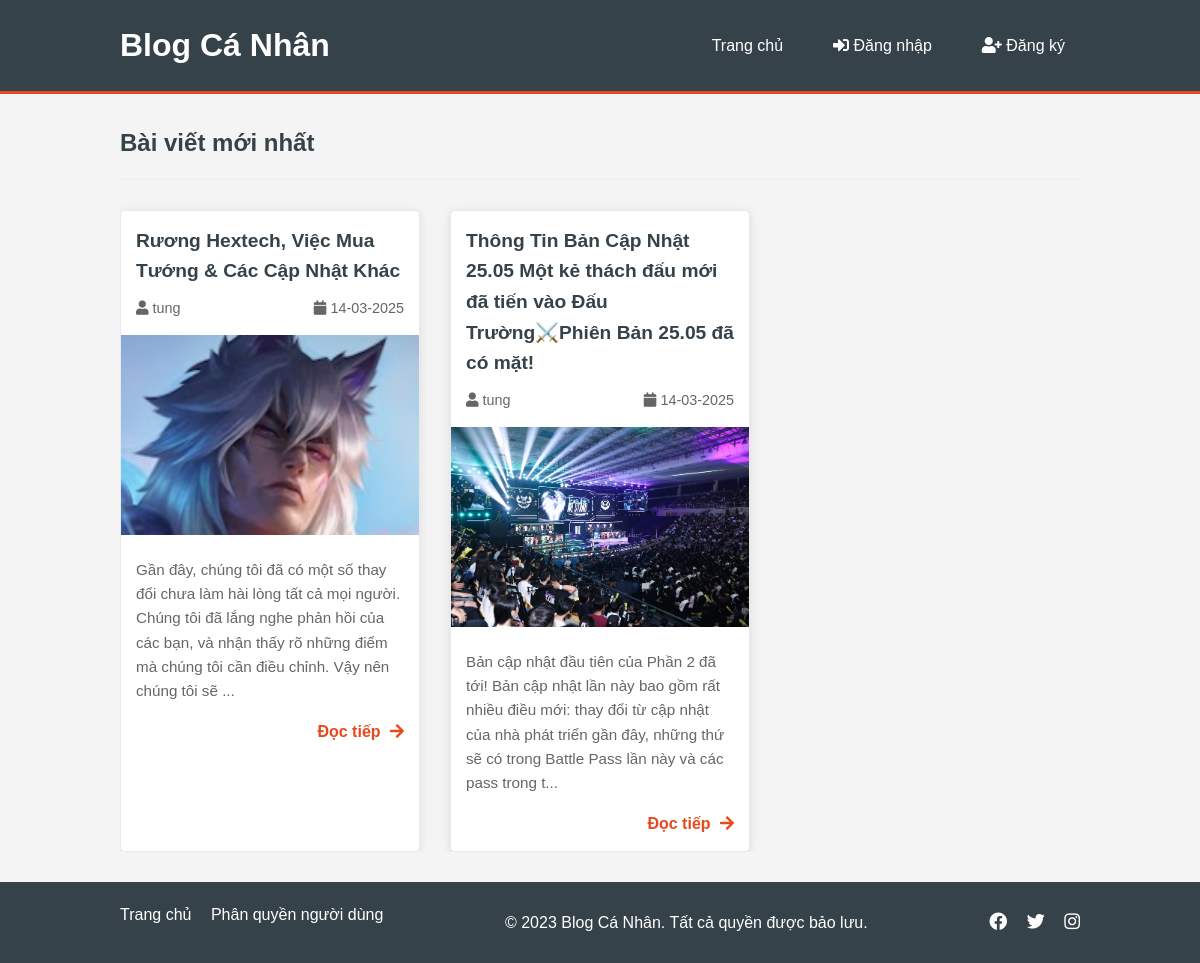
The page / on the database its author committed.
### models.py (models this page shows, shortened)
class Post(db.Model):
    id = db.Column(db.Integer, primary_key=True)
    title = db.Column(db.String(200), nullable=False)
    date_posted = db.Column(db.DateTime, nullable=False, default=datetime.utcnow)
    content = db.Column(db.Text, nullable=False)
    image_path = db.Column(db.String(200), nullable=True)
    user_id = db.Column(db.Integer, db.ForeignKey('user.id'), nullable=False)
    is_hidden = db.Column(db.Boolean, default=False)

class User(db.Model, UserMixin):
    id = db.Column(db.Integer, primary_key=True)
    username = db.Column(db.String(150), unique=True, nullable=False)
    password = db.Column(db.String(150), nullable=False)
    is_admin = db.Column(db.Boolean, default=False)
    is_active = db.Column(db.Boolean, default=True)
    date_joined = db.Column(db.DateTime, default=datetime.utcnow)
    posts = db.relationship('Post', backref='user', lazy=True)
    role = db.Column(db.String(20), default='viewer')  # 'viewer', 'collaborator', 'editor'

### routes/main.py (the view)
@main_bp.route('/')
def index():
    if current_user.is_authenticated and current_user.is_admin:
        posts = Post.query.order_by(Post.date_posted.desc()).all()
    else:
        posts = Post.query.filter_by(is_hidden=False).join(User).filter_by(is_active=True).order_by(Post.date_posted.desc()).all()
    return render_template('index.html', posts=posts)

### templates/index.html (shortened to what this page needs)
{% extends "base.html" %}
{% block content %}
<div class="content-container">
    <div class="posts-header">
        <h2>Bài viết mới nhất</h2>
    </div>
    <div class="posts-grid">
        {% if posts %}
            {% for post in posts %}
                <div class="post-card">
                    <div class="post-header">
                        <h3 class="post-title">
                            <a href="{{ url_for('post.post', post_id=post.id) }}">{{ post.title }}</a>
                        </h3>
                        <div class="post-meta">
                            <span class="post-author">
                                <i class="fas fa-user"></i> {{ post.user.username }}
                            </span>
                            <span class="post-date">
                                <i class="fas fa-calendar"></i> {{ post.date_posted.strftime('%d-%m-%Y') }}
                            </span>
                        </div>
                    </div>
                    {% if post.image_path %}
                    <div class="post-thumbnail">
                        <img src="{{ url_for('static', filename=post.image_path) }}" alt="{{ post.title }}">
                    </div>
                    {% endif %}
                    <div class="post-excerpt">
                        {{ post.content[:200] }}{% if post.content|length > 200 %}...{% endif %}
                    </div>
                    <div class="post-footer">
                        <a href="{{ url_for('post.post', post_id=post.id) }}" class="read-more">
                            Đọc tiếp <i class="fas fa-arrow-right"></i>
                        </a>
                    </div>
                </div>
            {% endfor %}
        {% endif %}
    </div>
{% endblock %}

### templates/base.html (shortened to what this page needs)
<!DOCTYPE html>
<html lang="vi">
<head>
    <link rel="stylesheet" href="{{ url_for('static', filename='css/style.css') }}">
    <link rel="stylesheet" href="https://cdnjs.cloudflare.com/ajax/libs/font-awesome/5.15.4/css/all.min.css">
</head>
<body>
    <header>
        <div class="container">
            <div class="logo">
                <h1><a href="{{ url_for('main.index') }}">Blog Cá Nhân</a></h1>
            </div>
            <nav>
                <ul>
                    <li><a href="{{ url_for('main.index') }}">Trang chủ</a></li>
                    {% if current_user.is_authenticated %}
                        <li><a href="{{ url_for('post.new_post') }}">Đăng bài</a></li>
                        <li><a href="{{ url_for('post.user_posts', username=current_user.username) }}">Bài viết của tôi</a></li>
                        {% if current_user.is_admin %}
                        <li class="user-dropdown">
                            <a href="#" class="dropdown-toggle admin-menu-item">
                                <i class="fas fa-shield-alt"></i> Admin <i class="fas fa-chevron-down"></i>
                            </a>
                            <ul class="dropdown-menu">
                                <li><a href="{{ url_for('admin.dashboard') }}">
                                    <i class="fas fa-tachometer-alt"></i> Dashboard</a>
                                </li>
                                <li><a href="{{ url_for('admin.users') }}">
                                    <i class="fas fa-users"></i> Quản lý người dùng</a>
                                </li>
                                <li><a href="{{ url_for('admin.posts') }}">
                                    <i class="fas fa-file-alt"></i> Quản lý bài viết</a>
                                </li>
                                <li><a href="{{ url_for('admin.comments') }}">
                                    <i class="fas fa-comments"></i> Quản lý bình luận</a>
                                </li>
                            </ul>
                        </li>
                        {% endif %}
                        <li class="user-dropdown">
                            <a href="#" class="dropdown-toggle">
                                <i class="fas fa-user-circle"></i> {{ current_user.username }} <i class="fas fa-chevron-down"></i>
                            </a>
                            <ul class="dropdown-menu">
                                <li><a href="{{ url_for('post.user_posts', username=current_user.username) }}">
                                    <i class="fas fa-user"></i> Hồ sơ</a>
                                </li>
                                <li><a href="{{ url_for('auth.logout') }}" class="logout-btn">
                                    <i class="fas fa-sign-out-alt"></i> Đăng xuất</a>
                                </li>
                            </ul>
                        </li>
                    {% else %}
                        <li><a href="{{ url_for('auth.login') }}">
                            <i class="fas fa-sign-in-alt"></i> Đăng nhập</a>
                        </li>
                        <li><a href="{{ url_for('auth.register') }}">
                            <i class="fas fa-user-plus"></i> Đăng ký</a>
                        </li>
                    {% endif %}
                </ul>
            </nav>
        </div>
    </header>
    <main>
        <div class="container">
            {% block content %}{% endblock %}
        </div>
    </main>
        <footer>
        <div class="container">
            <div class="footer-links">
                <a href="{{ url_for('main.index') }}">Trang chủ</a>
                <a href="{{ url_for('main.roles_help') }}">Phân quyền người dùng</a>
            </div>
            <p>&copy; {{ now.year if now else 2023 }} Blog Cá Nhân. Tất cả quyền được bảo lưu.</p>
            <div class="social-links">
                <a href="#"><i class="fab fa-facebook"></i></a>
                <a href="#"><i class="fab fa-twitter"></i></a>
                <a href="#"><i class="fab fa-instagram"></i></a>
            </div>
        </div>
    </footer>
</body>
</html>

### static/css/style.css (style rules this page uses)
* { margin: 0; padding: 0; box-sizing: border-box; }
body { font-family: Arial, Helvetica, sans-serif; line-height: 1.6; background-color: #f4f4f4; color: #333; min-height: 100vh; display: flex; flex-direction: column; }
a { text-decoration: none; color: #35424a; }
ul { list-style: none; }
.container { width: 80%; margin: 0 auto; overflow: hidden; }
header { background-color: #35424a; color: #fff; padding: 20px 0; border-bottom: 3px solid #e8491d; }
header .container { display: flex; justify-content: space-between; align-items: center; }
header .logo a { color: #fff; text-decoration: none; }
header nav ul { display: flex; }
header nav li { margin-left: 20px; position: relative; }
header nav a { color: #fff; text-decoration: none; padding: 8px 15px; border-radius: 5px; transition: background-color 0.3s; }
main { flex: 1; padding: 30px 0; }
footer { background-color: #35424a; color: #fff; padding: 20px 0; margin-top: auto; }
footer .container { display: flex; justify-content: space-between; align-items: center; }
.social-links a { color: #fff; margin-left: 15px; font-size: 18px; }
.posts-grid { display: grid; grid-template-columns: repeat(auto-fill, minmax(300px, 1fr)); gap: 30px; }
.post-card { background-color: #fff; border-radius: 5px; box-shadow: 0 2px 10px rgba(0,0,0,0.1); overflow: hidden; transition: transform 0.3s; }
.post-header { padding: 15px; }
.post-title { margin-bottom: 10px; }
.post-title a { color: #35424a; font-size: 1.2rem; }
.post-meta { display: flex; justify-content: space-between; color: #666; font-size: 0.9rem; }
.post-thumbnail img { width: 100%; height: 200px; object-fit: cover; }
.post-excerpt { padding: 15px; color: #666; font-size: 0.95rem; }
.post-footer { padding: 0 15px 15px; text-align: right; }
.read-more { color: #e8491d; font-weight: bold; }
.read-more i { margin-left: 5px; }
.posts-header { display: flex; justify-content: space-between; align-items: center; margin-bottom: 30px; border-bottom: 2px solid #f0f0f0; padding-bottom: 15px; }
.posts-header h2 { margin: 0; color: #35424a; }
.content-container { max-width: 1200px; margin: 0 auto; }
.post-card { border: 1px solid #eaeaea; transition: box-shadow 0.3s, transform 0.3s; }
.footer-links { margin-bottom: 15px; }
.footer-links a { color: #fff; margin-right: 15px; text-decoration: none; }

### rows shown on the page
Post: title "Rương Hextech, Việc Mua Tướng & Các Cập Nhật Khác", user.username "tung", date_posted "14-03-2025", image_path (picture), content "Gần đây, chúng tôi đã có một số thay đổi chưa làm hài lòng tất cả mọi người. Chúng tôi đã lắng nghe phản hồi của các bạn, và nhận thấy rõ những điểm mà chúng tôi cần điều chỉnh. Vậy nên chúng tôi sẽ"
Post: title "Thông Tin Bản Cập Nhật 25.05 Một kẻ thách đấu mới đã tiến vào Đấu Trường⚔️Phiên Bản 25.05 đã có mặt!", user.username "tung", date_posted "14-03-2025", image_path (picture), content "Bản cập nhật đầu tiên của Phần 2 đã tới! Bản cập nhật lần này bao gồm rất nhiều điều mới: thay đổi từ cập nhật của nhà phát triển gần đây, những thứ sẽ có trong Battle Pass lần này và các pass trong t"

### other values the page prints
{{ now.year if now else 2023 }} "2023"
